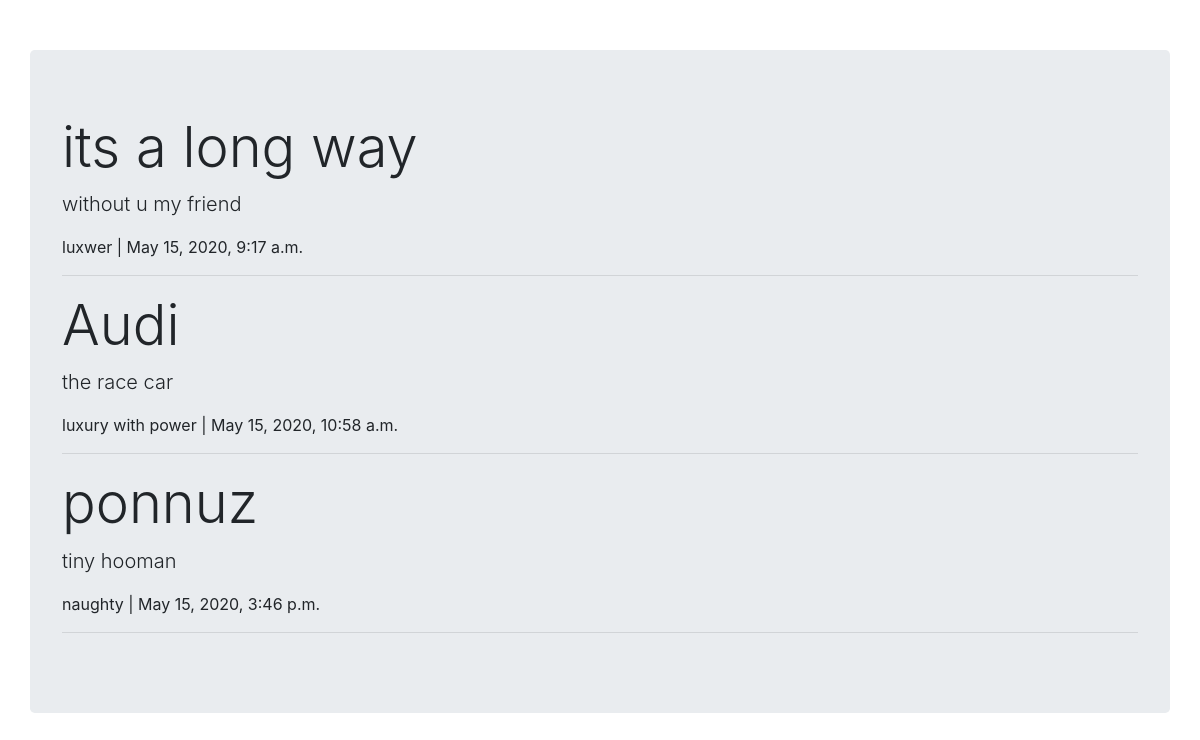
The page /blogpost/list/ on the database as committed earlier.
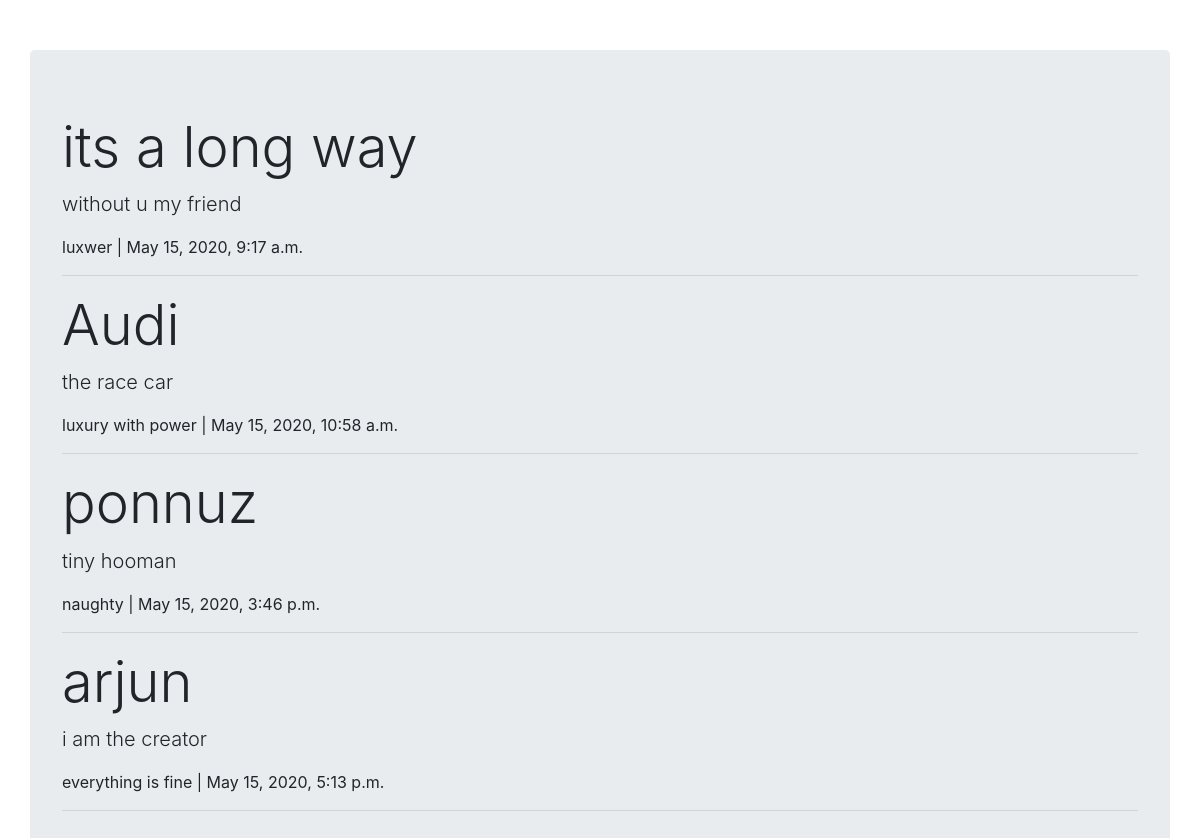
The same page on the database as committed later.
### blogpost/models.py (models this page shows, shortened)
class myprojectblog(models.Model):
    title = models.CharField(max_length=50)
    desc  = models.TextField(max_length=100)
    tech  = models.CharField(max_length=50)
    time  = models.DateTimeField(auto_now_add=True)

### blogpost/views.py (the view)
# urls.py: path('list/', postlistView.as_view(),name="list"),
class postlistView(View):
    def get(self,request):
        return render(request,"postlist.html",{"objects":myprojectblog.objects.all()})

### templates/postlist.html (shortened to what this page needs)
{% load static %}
<!DOCTYPE html>
<html lang="en">
  <head>
    <link
      rel="stylesheet"
      href="{% static 'bootstrap/css/bootstrap.min.css' %}"
    />
  </head>
  <body>
    <div class="container mx-auto jumbotron" style="margin-top: 50px">
          {% for obj in objects %}
            <h2 class="display-4">
              {{obj.title}}
            </h2>
            <p class="lead">
              {{obj.desc}}
            </p>
            <p>
              {{obj.tech}} | {{obj.time}}
            </p>
            <hr class="my-3" />
          {% endfor %}
    </div>
  </body>
</html>

Rows that differ between the two databases and show on the page:
added myprojectblog: title "arjun", desc "i am the creator", tech "everything is fine", time "May 15, 2020, 5:13 p.m."
